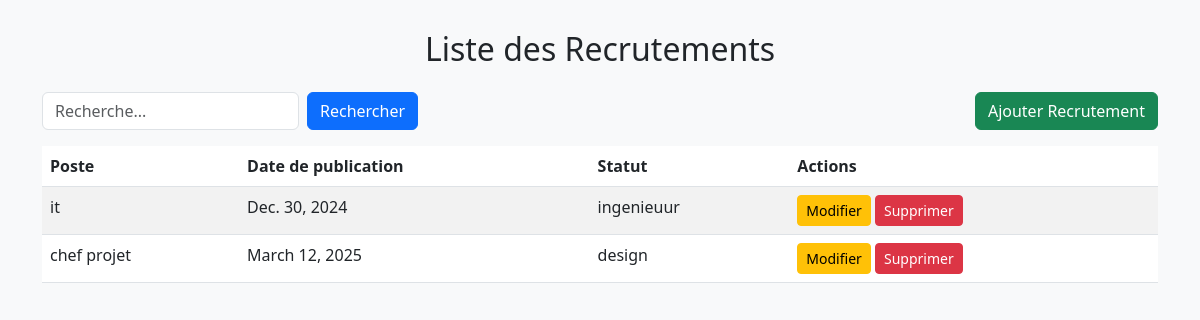
The page /recrutements/ on the database its author committed.
### admin_rh/models.py (models this page shows, shortened)
class Recrutement(models.Model):
    poste = models.CharField(max_length=50)
    date_publication = models.DateField()
    statut = models.CharField(max_length=50)

### admin_rh/views.py (the view)
# urls.py: path('recrutements/', views.afficherRecrutements, name='listeRecrutements'),
def afficherRecrutements(request):
    recrutements = Recrutement.objects.all()
    return render(request, 'liste_recrutements.html', {'recrutements': recrutements, 'search_mode': False})

### admin_rh/templates/liste_recrutements.html (shortened to what this page needs)
<!DOCTYPE html>
<html lang="fr">
<head>
    <link href="https://cdn.jsdelivr.net/npm/bootstrap@5.3.0-alpha1/dist/css/bootstrap.min.css" rel="stylesheet">
</head>
<body>
<div class="container">
    <h2 class="text-center mb-4">Liste des Recrutements</h2>
    <div class="d-flex justify-content-between mb-3">
        <form method="get" class="d-flex">
            <input type="text" class="form-control" name="search" placeholder="Recherche..." value="{{ request.GET.search }}">
            <button type="submit" class="btn btn-primary ms-2">Rechercher</button>
        </form>
        <a href="{% url 'ajouterRecrutement' %}" class="btn btn-success">Ajouter Recrutement</a>
    </div>
    {% if recrutements %}
        <table class="table table-striped">
            <thead>
                <tr>
                    <th>Poste</th>
                    <th>Date de publication</th>
                    <th>Statut</th>
                    <th>Actions</th>
                </tr>
            </thead>
            <tbody>
                {% for recrutement in recrutements %}
                    <tr>
                        <td>{{ recrutement.poste }}</td>
                        <td>{{ recrutement.date_publication }}</td>
                        <td>{{ recrutement.statut }}</td>
                        <td>
                            <a href="{% url 'editerRecrutement' recrutement.pk %}" class="btn btn-warning btn-sm">Modifier</a>
                            <a href="{% url 'supprimerRecrutement' recrutement.pk %}" class="btn btn-danger btn-sm">Supprimer</a>
                        </td>
                    </tr>
                {% endfor %}
            </tbody>
        </table>
    {% else %}
        <p>Aucun recrutement trouvé.</p>
    {% endif %}
</div>
</body>
</html>

### admin_rh/templates/liste_recrutements.html (style rules this page uses)
body { background-color: #f8f9fa; }
.container { margin-top: 30px; }

### rows shown on the page
Recrutement: poste "it", date_publication "Dec. 30, 2024", statut "ingenieuur"
Recrutement: poste "chef projet", date_publication "March 12, 2025", statut "design"
